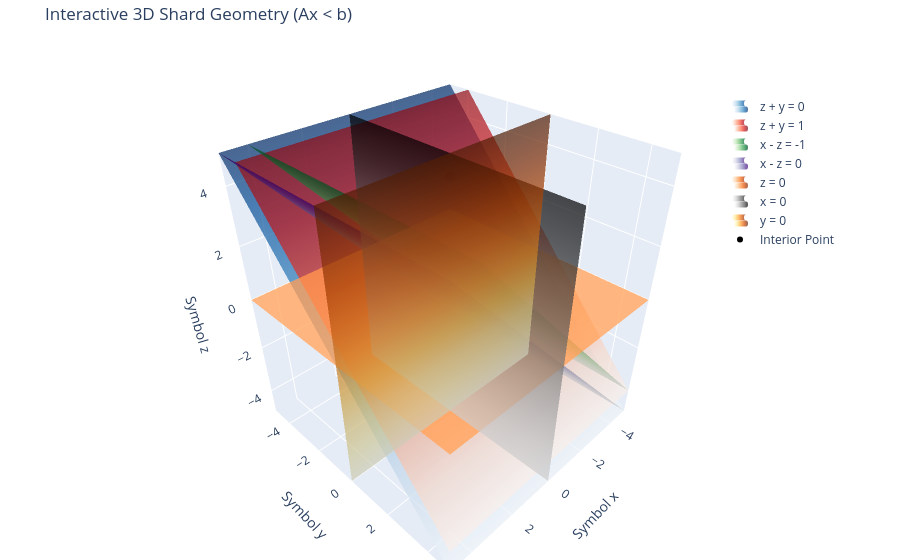

Notebook code for this chart:
### Markdown cell above
A **Shard** is a bounded convex region of the CMF's parameter lattice,
defined by a system of linear inequalities $Ax < b$.

| Property | Type | Description |
|:---------|:-----|:------------|
| `cmf` | `CMF` | Parent CMF object |
| `constant` | `Constant` | Target constant |
| `A` | `np.ndarray (M×D)` | Hyperplane normal matrix (M planes, D dims) |
| `b` | `np.ndarray (M,)` | Hyperplane offsets |
| `shift` | `Position` | Starting-point shift per symbol |
| `interior_point` | `Position` | A guaranteed feasible point inside the shard |
| `symbols` | `List[Symbol]` | Ordered CMF symbols |
| `use_inv_t` | `bool` | Whether to use inverse-transpose for the walk |

**Extraction pipeline**:
1. Compute hyperplanes from CMF matrix zeros & poles.
2. Enumerate sign vectors → each unique sign assignment = one shard.
3. For each encoding, build `(A, b)` via `Shard.generate_matrices()`.
4. Find an interior point in each shard (grid search up to `INIT_POINT_MAX_COORD`).
5. Optionally filter symmetric pFq shards (`IGNORE_DUPLICATE_SEARCHABLES`).

**Typical count**: A `2F1` (3 symbols) produces ~18–200 shards depending on `z`.

### Code cell
# Demonstrate 3D shard geometry interactively using Plotly
import numpy as np
import plotly.graph_objects as go

# Define grid range for the planes
grid_range = np.linspace(-5, 5, 10)
xx, yy = np.meshgrid(grid_range, grid_range)
yy_yz, zz_yz = np.meshgrid(grid_range, grid_range)
xx_xz, zz_xz = np.meshgrid(grid_range, grid_range)

fig = go.Figure()

# Helper function to add planes
def add_plane(x, y, z, name, colorscale):
    fig.add_trace(go.Surface(
        x=x, y=y, z=z, 
        name=name, 
        opacity=0.7, 
        colorscale=colorscale, 
        showscale=False,
        showlegend=True
    ))

# 1. z + y = 0  =>  z = -y
add_plane(xx, yy, -yy, 'z + y = 0', 'Blues')

# 2. z + y = 1  =>  z = 1 - y
add_plane(xx, yy, 1 - yy, 'z + y = 1', 'Reds')

# 3. x - z = -1 =>  z = x + 1
add_plane(xx, yy, xx + 1, 'x - z = -1', 'Greens')

# 4. x - z = 0  =>  z = x
add_plane(xx, yy, xx, 'x - z = 0', 'Purples')

# 5. z = 0
add_plane(xx, yy, np.zeros_like(xx), 'z = 0', 'Oranges')

# 6. x = 0
add_plane(np.zeros_like(yy_yz), yy_yz, zz_yz, 'x = 0', 'Greys')

# 7. y = 0
add_plane(xx_xz, np.zeros_like(xx_xz), zz_xz, 'y = 0', 'YlOrBr')

# Highlight a synthetic interior point
fig.add_trace(go.Scatter3d(
    x=[-4], y=[-4], z=[2],
    mode='markers',
    marker=dict(size=6, color='black'),
    name='Interior Point'
))

fig.update_layout(
    title='Interactive 3D Shard Geometry (Ax < b)',
    scene=dict(
        xaxis_title='Symbol x',
        yaxis_title='Symbol y',
        zaxis_title='Symbol z',
        xaxis=dict(range=[-5, 5]),
        yaxis=dict(range=[-5, 5]),
        zaxis=dict(range=[-5, 5])
    ),
    margin=dict(l=0, r=0, b=0, t=40),
    legend=dict(x=0.8, y=0.9)
)

fig.show()
